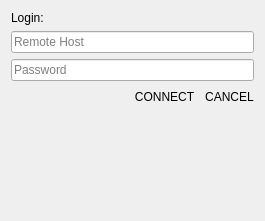
<?xml version="1.0" encoding="UTF-8"?>
<ui version="4.0">
 <class>Login</class>
 <widget class="QWidget" name="Login">
  <property name="geometry">
   <rect>
    <x>0</x>
    <y>0</y>
    <width>265</width>
    <height>221</height>
   </rect>
  </property>
  <property name="windowTitle">
   <string>Form</string>
  </property>
  <layout class="QVBoxLayout" name="verticalLayout">
   <item>
    <widget class="QLabel" name="lblMessage">
     <property name="text">
      <string>Login:</string>
     </property>
     <property name="wordWrap">
      <bool>true</bool>
     </property>
    </widget>
   </item>
   <item>
    <widget class="QLineEdit" name="txtHost">
     <property name="placeholderText">
      <string>Remote Host</string>
     </property>
    </widget>
   </item>
   <item>
    <widget class="QLineEdit" name="txtPassword">
     <property name="echoMode">
      <enum>QLineEdit::Password</enum>
     </property>
     <property name="placeholderText">
      <string>Password</string>
     </property>
    </widget>
   </item>
   <item>
    <widget class="QWidget" name="widget_8" native="true">
     <property name="styleSheet">
      <string notr="true">border: 0px</string>
     </property>
     <layout class="QHBoxLayout" name="horizontalLayout_6">
      <property name="spacing">
       <number>10</number>
      </property>
      <property name="leftMargin">
       <number>0</number>
      </property>
      <property name="topMargin">
       <number>0</number>
      </property>
      <property name="rightMargin">
       <number>0</number>
      </property>
      <property name="bottomMargin">
       <number>0</number>
      </property>
      <item>
       <spacer name="horizontalSpacer_3">
        <property name="orientation">
         <enum>Qt::Horizontal</enum>
        </property>
        <property name="sizeHint" stdset="0">
         <size>
          <width>40</width>
          <height>20</height>
         </size>
        </property>
       </spacer>
      </item>
      <item>
       <widget class="QPushButton" name="pbLogin">
        <property name="maximumSize">
         <size>
          <width>100</width>
          <height>16777215</height>
         </size>
        </property>
        <property name="text">
         <string>CONNECT</string>
        </property>
       </widget>
      </item>
      <item>
       <widget class="QPushButton" name="pbCancel">
        <property name="maximumSize">
         <size>
          <width>100</width>
          <height>16777215</height>
         </size>
        </property>
        <property name="text">
         <string>CANCEL</string>
        </property>
       </widget>
      </item>
     </layout>
    </widget>
   </item>
   <item>
    <spacer name="verticalSpacer">
     <property name="orientation">
      <enum>Qt::Vertical</enum>
     </property>
     <property name="sizeHint" stdset="0">
      <size>
       <width>20</width>
       <height>40</height>
      </size>
     </property>
    </spacer>
   </item>
  </layout>
 </widget>
 <resources>
  <include location="assets.qrc"/>
 </resources>
 <connections/>
</ui>
